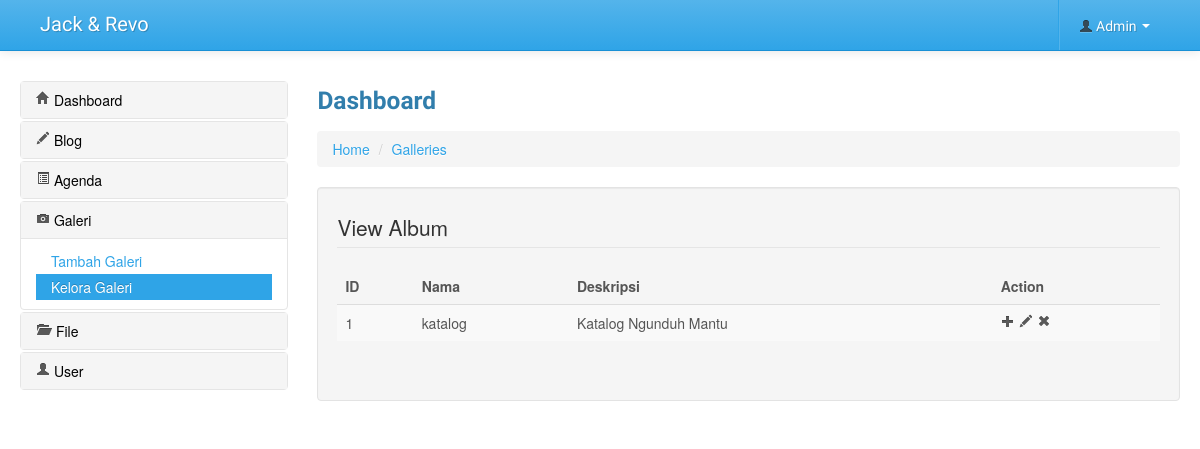
/admin/index.php?page=galleries (signed in), run on the app's committed database.
### tables this page shows
CREATE TABLE IF NOT EXISTS `album` (
  `id_album` int(11) NOT NULL AUTO_INCREMENT,
  `nama_album` varchar(32) NOT NULL,
  `deskripsi_album` text NOT NULL,
  `id_admin` int(11) NOT NULL,
  PRIMARY KEY (`id_album`)
);

### admin/galleries.php (the view, shortened to what this page needs)
<?php
if (isset($_GET['p'])) {
    $halaman = $_GET['p'];
} else {
    $halaman = 1;
}
$jumlahDataPerHalaman = 5;
$dataMulai = ($halaman * $jumlahDataPerHalaman) - $jumlahDataPerHalaman;
$sql = "SELECT * FROM album LIMIT $dataMulai, $jumlahDataPerHalaman";
$result = mysql_query($sql) or die(mysql_error());
?>
<legend>View Album</legend>
<table class="table table-striped">
    <thead>
        <tr>
            <th>ID</th>
            <th>Nama</th>
            <th>Deskripsi</th>
            <th>Action</th>
        </tr>
    </thead>
    <tbody>
        <?php
        while ($rows = mysql_fetch_array($result)) :
            ?>
            <tr>
                <td><?php echo $rows['id_album']; ?></td>
                <td><?php echo $rows['nama_album']; ?></td>
                <td><?php echo $rows['deskripsi_album']; ?></td>
                <td>
                    <a href="<?php echo 'index.php?page=upload-foto&id-album=' . $rows['id_album']; ?>"><i class="icon-plus"></i></a>
                    <a href="<?php echo 'index.php?page=edit-gallery&id=' . $rows['id_album']; ?>"><i class="icon-pencil"></i></a>
                    <a href="<?php echo $base_url . 'admin/process/delete-user.php?id=' . $rows['id_admin']; ?>"><i class="icon-remove"></i></a>
                </td>
            </tr>
            <?php
        endwhile;
        ?>
    </tbody>
</table>

### data on the page
album: id_album "1", nama_album "katalog", deskripsi_album "Katalog Ngunduh Mantu"

### other printed values
$_GET['page'] "Galleries"
